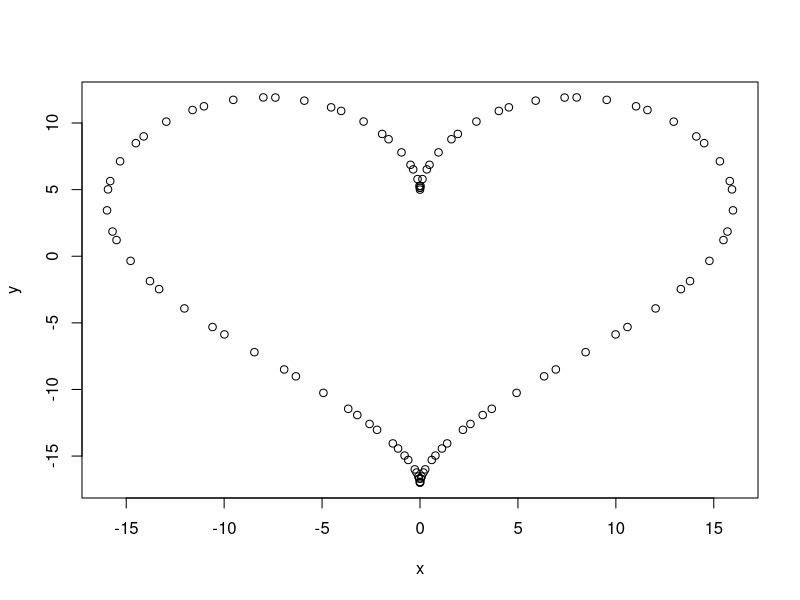
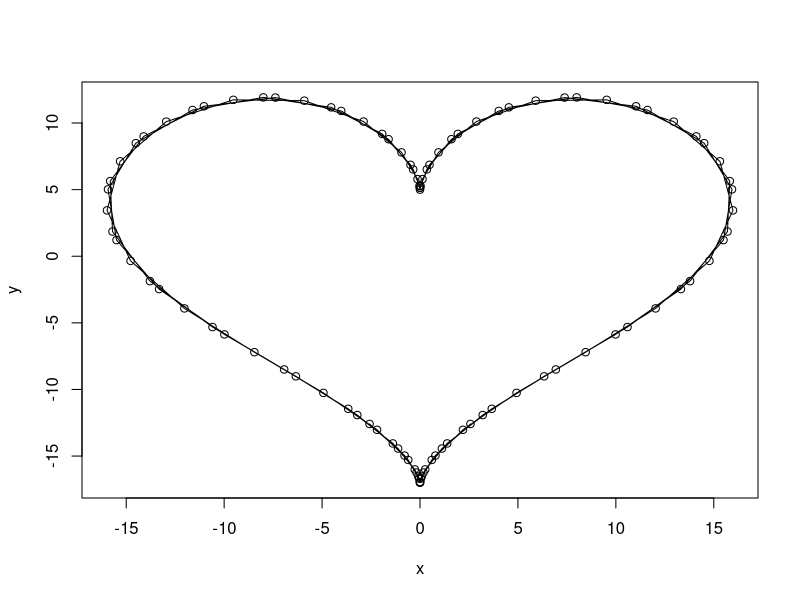
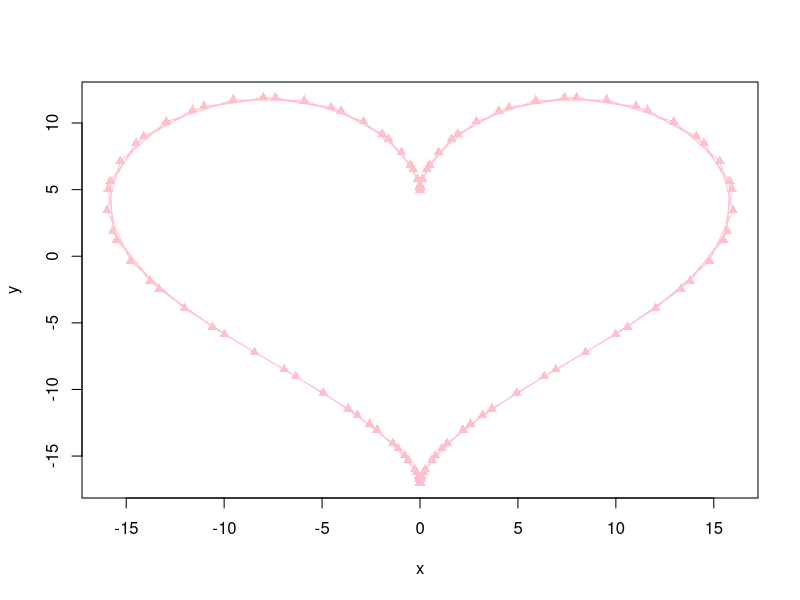
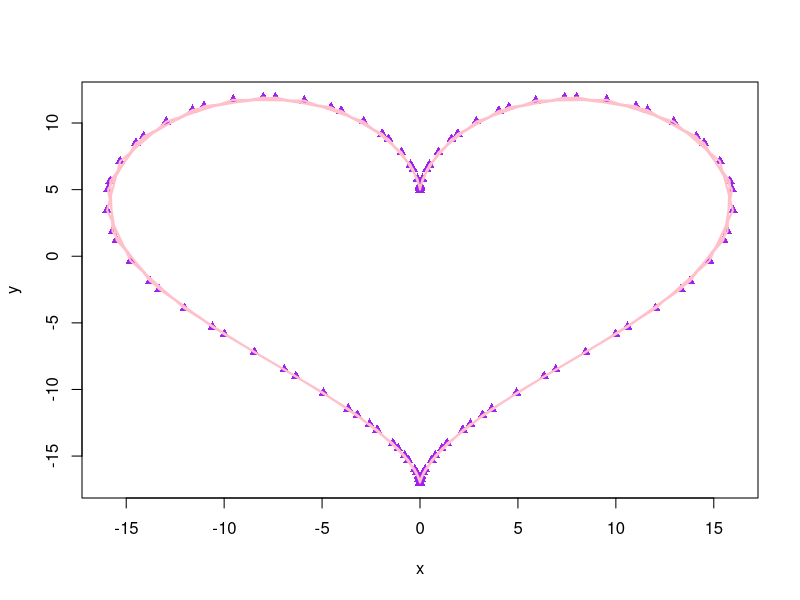
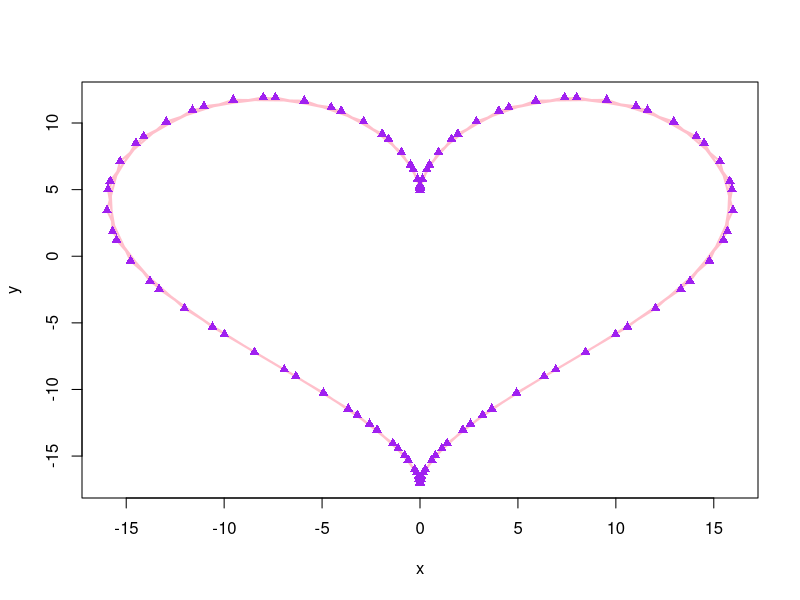
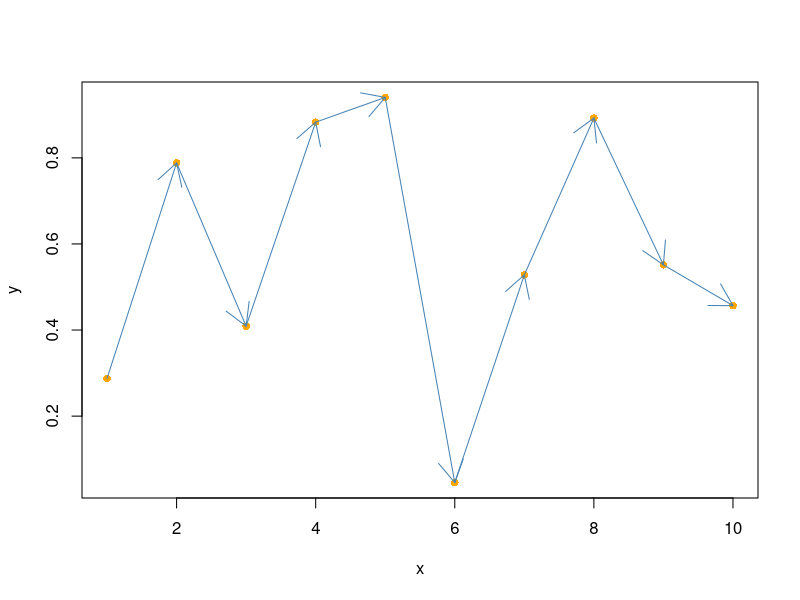
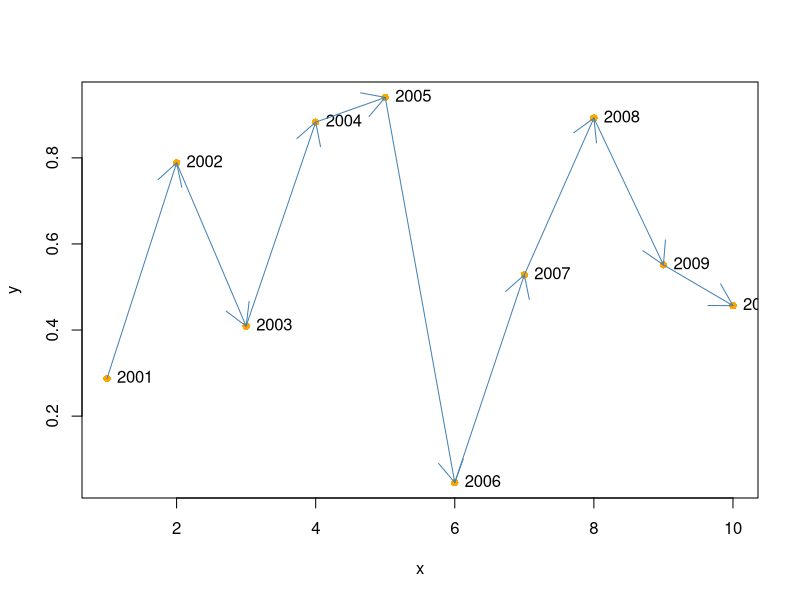
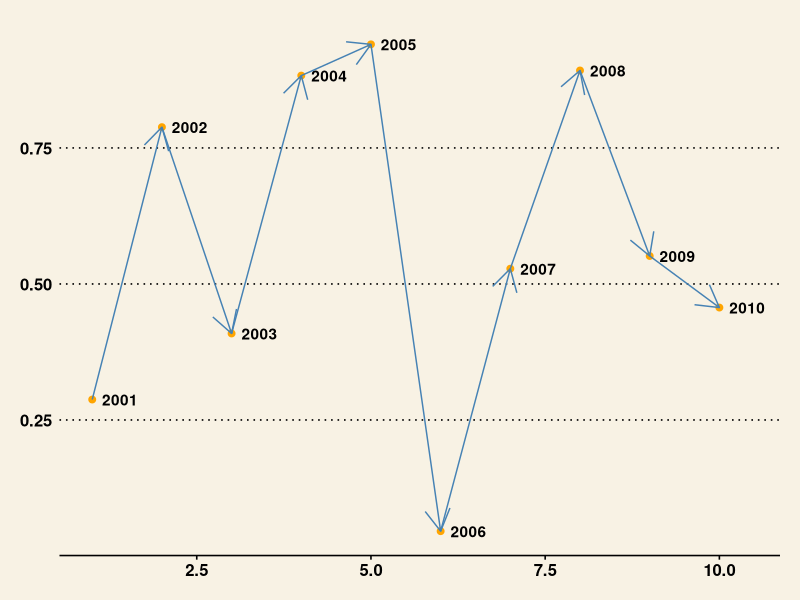

Recreate these plots in R, in order.
## ---- chunk 1
knitr::opts_chunk$set(echo = TRUE)
set.seed(123)
## ---- chunk 2
t = seq(-10,10,.2)
x = 16*(sin(t))^3
y = 13*cos(t) - 5*cos(2*t) - 2*cos(3*t) - cos(4*t)
## ---- chunk 3
plot(x,y)
## ---- chunk 4
plot(x,y,type="o")
## ---- chunk 5
# pch controls the plot symbol. 
# See here for a complete list of symbols: http://www.endmemo.com/program/R/pchsymbols.php
plot(x,y,type="o",pch=17,col="pink") 
## ---- chunk 6
plot(x,y,pch=17,col="purple")
lines(x,y,lwd=2,col="pink") # lwd controls line width
## ---- chunk 7
plot(x,y,lwd=2,type="l",col="pink")
points(x,y,pch=17,col="purple")
## ---- chunk 8
t = 2001:2010
x = 1:10
y = runif(10)
## ---- chunk 9
plot(x,y,pch=16,col="orange")
s = 1:(length(x)-1)
arrows(x[s], y[s], x[s+1], y[s+1], col="steelblue")
## ---- chunk 10
plot(x,y,pch=16,col="orange")
text(x,y,labels=t,pos=4) #pos=1,2,3,4 adjusts position of text label
s = 1:(length(x)-1)
arrows(x[s], y[s], x[s+1], y[s+1], col="steelblue")
## ---- chunk 11
require(ggplot2)
require(ggthemes)
data <- data.frame(t=t,x=x,y=y)
ggplot(data,aes(x=x,y=y,label=t)) +
  #geom_line(col="steelblue",size=1) +
  geom_point(col="orange",size=2) + 
  #geom_path(col="steelblue") + 
  geom_text(fontface="bold",nudge_x=.4) +
  geom_segment(color="steelblue", 
               aes(xend=c(tail(x, n=-1), NA), yend=c(tail(y, n=-1), NA)),
               arrow=arrow()) +
  theme_wsj() + scale_colour_wsj()
